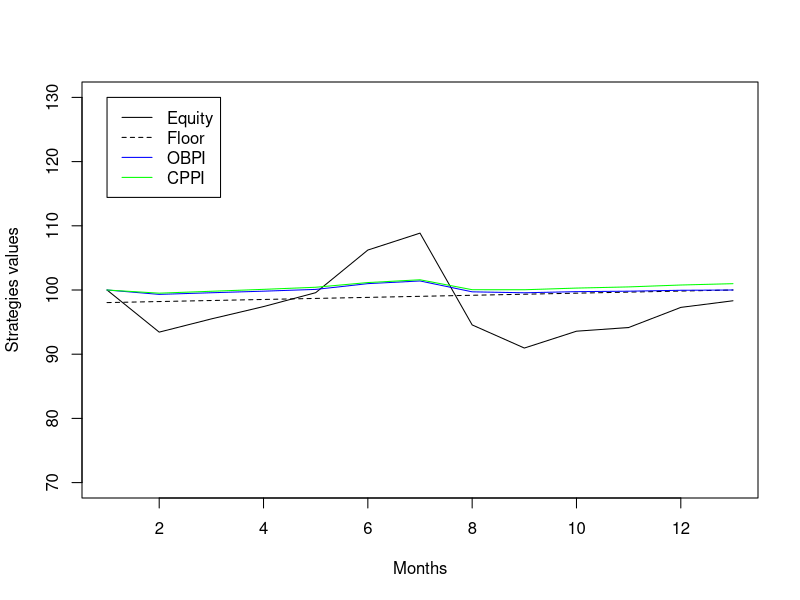
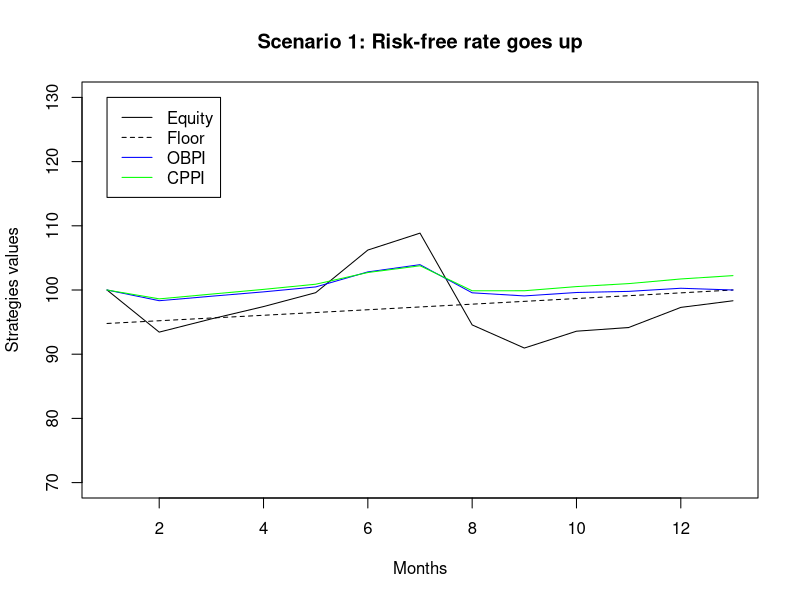
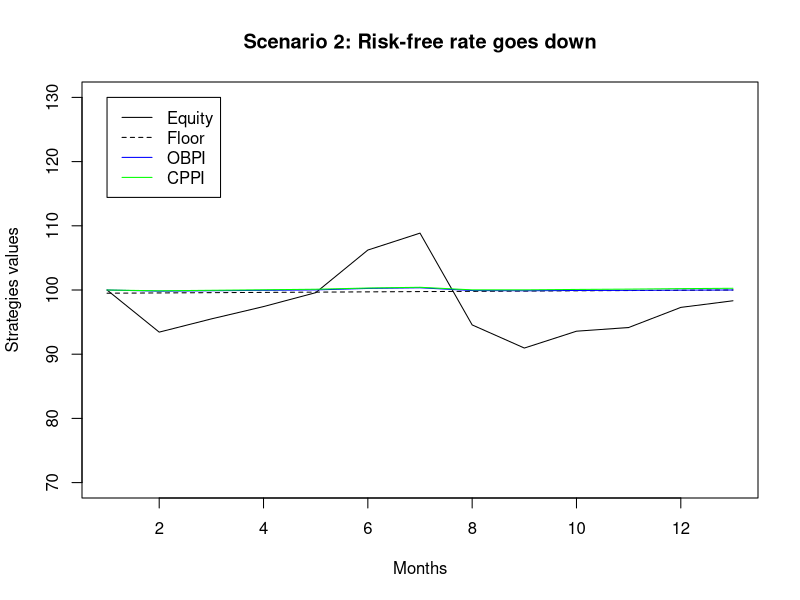
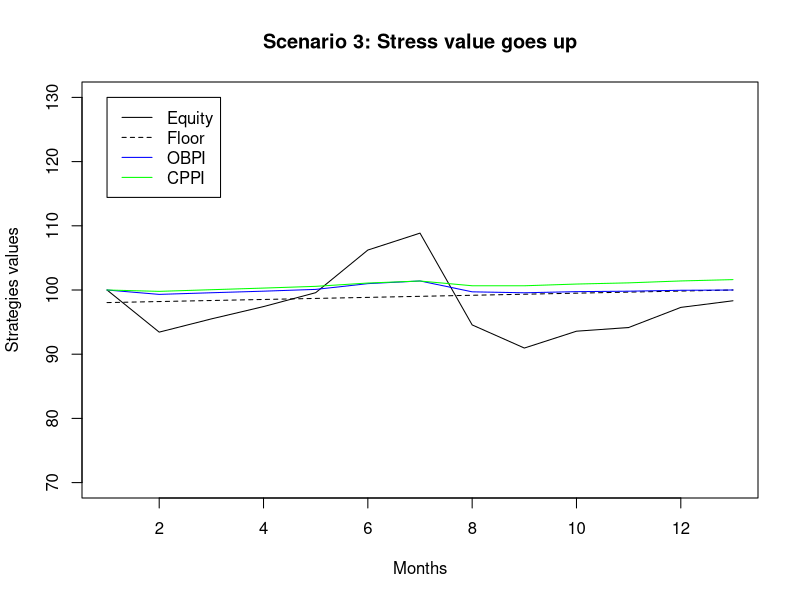
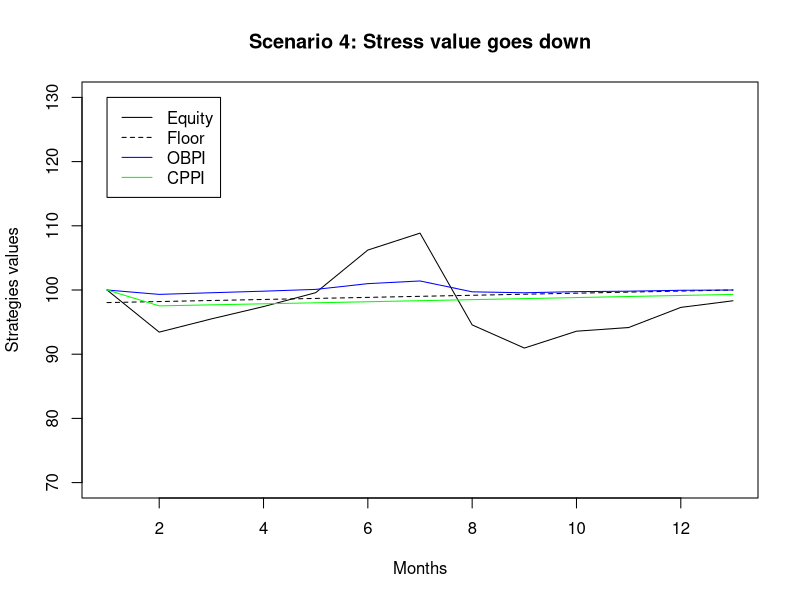

Generate these figures, in order, with R:


#Starting code values

#Packages
library(tidyverse)
library(scales)

# Initial variables
mu <- 0.05
sigma <- 0.20

# Simulation methodology
delta <- 1 / 12
mat <- 1
rf <- 0.02
strike <- 100
stress <- 0.20
tol <- 0

set.seed(1234)

n <- mat / delta
u <- runif(n)

# Moments on simulation path
rf1 <- (1 + rf) ^ delta - 1
mu1 <- (1 + mu) ^ delta - 1
sigma1 <- sigma * sqrt(delta)

# Stock simulation
r <- qnorm(u, mu1, sigma1)
rPRN <- qnorm(u, rf1, sigma1)

equity <- numeric(n + 1)
equityRNP <- numeric(n + 1)
equity[1] <- strike
equityRNP[1] <- strike

for (i in 1:n)
{
  equity[i + 1] <- equity[i] * (1 + r[i])
  equityRNP[i + 1] <- equityRNP[i] * (1 + rPRN[i])
}

# Volatility for equity
volatility <- sd(r)
volatility_RNP <- sd(rPRN)
print(paste("Initial Volatility: ", round(volatility * 100, 2), "%"))
print(paste("Initial Volatility: ", round(volatility * 100, 2), "%"))

# Call simulation
call <- numeric(n + 1)
call[n + 1] <- max(0, equityRNP[n + 1] - strike)

for (i in 1:n)
{
  d0 <-
    ((rf - sigma ^ 2 / 2) * (mat - (i - 1) * delta) + log(equityRNP[i] / strike)) /
    (sigma * sqrt(mat - (i - 1) * delta))
  d1 <- d0 + sigma * sqrt(mat - (i - 1) * delta)
  call[i] <-
    equityRNP[i] * pnorm(d1) - strike * exp(-rf * (mat - (i - 1) * delta)) *
    pnorm(d0)
}

# Floor simulation
floor <- numeric(n + 1)

for (i in 1:(n + 1))
{
  floor[i] <- strike / (1 + rf) ^ (mat - (i - 1) * delta)
}

# OBPI simulation
obpi_call <- numeric(n + 1)
obpi_call[1] <- strike
gearing <- (obpi_call[1] - floor[1]) / call[1]

for (i in 1:n)
{
  obpi_call[i + 1] <- floor[i + 1] + gearing * call[i + 1]
}

# CPPI simulation
cppi <- numeric(n + 1)
cushion <- numeric(n + 1)
multiplier <- numeric(n + 1)
expo_exante <- numeric(n + 1)
expo_expost <- numeric(n + 1)
cppi[1] <- strike
cushion[1] <- cppi[1] - floor[1]
multiplier[1] <- 1 / stress
expo_exante[1] <- multiplier[1] * cushion[1]
expo_expost[1] <- expo_exante[1]
boundary_inf <- multiplier[1] * (1 - tol)
boundary_sup <- multiplier[1] * (1 + tol)

for (i in 1:n)
{
  expo_exante[i + 1] <- expo_expost[i] * equity[i + 1] / equity[i]
  cppi[i + 1] <-
    expo_exante[i + 1] + (cppi[i] - expo_expost[i]) * floor[i + 1] / floor[i]
  cushion[i + 1] <- cppi[i + 1] - floor[i + 1]
  multiplier[i + 1] <- expo_exante[i + 1] / cushion[i + 1]
  expo_expost[i + 1] <-
    ifelse(
      multiplier[i + 1] < boundary_inf ||
        multiplier[i + 1] > boundary_sup,
      multiplier[1],
      multiplier[i + 1]
    ) * ifelse(cushion[i + 1] < 0, 0, cushion[i + 1])
}

plot(equity, type = 'l', ylab = 'Strategies values', xlab = 'Months', ylim = c(70, 130))
lines(floor, lty = 2)
lines(obpi_call, col = 'blue')
lines(cppi, col = 'green')
leg.txt <- c("Equity", "Floor", "OBPI", "CPPI")
legend(1, 130, leg.txt, col = c("black", "black", "blue", "green"), lty = c(1, 2, 1, 1))


##Scenario 1: Increase in interest rates 


# Initial variables
mu <- 0.05
sigma <- 0.20

# Simulation methodology
delta <- 1 / 12
mat <- 1
rf_1 <- 0.055
strike <- 100
stress <- 0.20
tol <- 0

set.seed(1234)

n <- mat / delta
u <- runif(n)

# Moments on simulation path
rf1 <- (1 + rf_1) ^ delta - 1
mu1 <- (1 + mu) ^ delta - 1
sigma1 <- sigma * sqrt(delta)

# Stock simulation
r <- qnorm(u, mu1, sigma1)
rPRN <- qnorm(u, rf1, sigma1)

equity <- numeric(n + 1)
equityRNP <- numeric(n + 1)
equity[1] <- strike
equityRNP[1] <- strike

for (i in 1:n)
{
  equity[i + 1] <- equity[i] * (1 + r[i])
  equityRNP[i + 1] <- equityRNP[i] * (1 + rPRN[i])
}

#Volatility for the stock under scenario one
volatility_1 <- sd(r)
print(paste("Scenario 1 Volatility: ", round(volatility_1 * 100, 2), "%"))


# Call simulation
call <- numeric(n + 1)
call[n + 1] <- max(0, equityRNP[n + 1] - strike)

for (i in 1:n)
{
  d0 <-
    ((rf_1 - sigma ^ 2 / 2) * (mat - (i - 1) * delta) + log(equityRNP[i] / strike)) /
    (sigma * sqrt(mat - (i - 1) * delta))
  d1 <- d0 + sigma * sqrt(mat - (i - 1) * delta)
  call[i] <-
    equityRNP[i] * pnorm(d1) - strike * exp(-rf_1 * (mat - (i - 1) * delta)) *
    pnorm(d0)
}

# Floor simulation
floor <- numeric(n + 1)

for (i in 1:(n + 1))
{
  floor[i] <- strike / (1 + rf_1) ^ (mat - (i - 1) * delta)
}

# OBPI simulation
obpi_call <- numeric(n + 1)
obpi_call[1] <- strike
gearing <- (obpi_call[1] - floor[1]) / call[1]

for (i in 1:n)
{
  obpi_call[i + 1] <- floor[i + 1] + gearing * call[i + 1]
}

# CPPI simulation
cppi <- numeric(n + 1)
cushion <- numeric(n + 1)
multiplier <- numeric(n + 1)
expo_exante <- numeric(n + 1)
expo_expost <- numeric(n + 1)
cppi[1] <- strike
cushion[1] <- cppi[1] - floor[1]
multiplier[1] <- 1 / stress
expo_exante[1] <- multiplier[1] * cushion[1]
expo_expost[1] <- expo_exante[1]
boundary_inf <- multiplier[1] * (1 - tol)
boundary_sup <- multiplier[1] * (1 + tol)

for (i in 1:n)
{
  expo_exante[i + 1] <- expo_expost[i] * equity[i + 1] / equity[i]
  cppi[i + 1] <-
    expo_exante[i + 1] + (cppi[i] - expo_expost[i]) * floor[i + 1] / floor[i]
  cushion[i + 1] <- cppi[i + 1] - floor[i + 1]
  multiplier[i + 1] <- expo_exante[i + 1] / cushion[i + 1]
  expo_expost[i + 1] <-
    ifelse(
      multiplier[i + 1] < boundary_inf ||
        multiplier[i + 1] > boundary_sup,
      multiplier[1],
      multiplier[i + 1]
    ) * ifelse(cushion[i + 1] < 0, 0, cushion[i + 1])
}

plot(equity, main = "Scenario 1: Risk-free rate goes up", type = 'l', ylab = 'Strategies values', xlab = 'Months', ylim = c(70, 130))
lines(floor, lty = 2)
lines(obpi_call, col = 'blue')
lines(cppi, col = 'green')
leg.txt <- c("Equity", "Floor", "OBPI", "CPPI")
legend(1, 130, leg.txt, col = c("black", "black", "blue", "green"), lty = c(1, 2, 1, 1))


##Scenario 2: Decrease in interest rates 

# Initial variables
mu <- 0.05
sigma <- 0.20

# Simulation methodology
delta <- 1 / 12
mat <- 1
rf_2 <- 0.005
strike <- 100
stress <- 0.20
tol <- 0

set.seed(1234)

n <- mat / delta
u <- runif(n)

# Moments on simulation path
rf1 <- (1 + rf_2) ^ delta - 1
mu1 <- (1 + mu) ^ delta - 1
sigma1 <- sigma * sqrt(delta)

# Stock simulation
r <- qnorm(u, mu1, sigma1)
rPRN <- qnorm(u, rf1, sigma1)

equity <- numeric(n + 1)
equityRNP <- numeric(n + 1)
equity[1] <- strike
equityRNP[1] <- strike

for (i in 1:n)
{
  equity[i + 1] <- equity[i] * (1 + r[i])
  equityRNP[i + 1] <- equityRNP[i] * (1 + rPRN[i])
}


#Volatility for the stock under scenario two
volatility_2 <- sd(r)
print(paste("Scenario 1 Volatility: ", round(volatility_1 * 100, 2), "%"))


# Call simulation
call <- numeric(n + 1)
call[n + 1] <- max(0, equityRNP[n + 1] - strike)

for (i in 1:n)
{
  d0 <-
    ((rf_2 - sigma ^ 2 / 2) * (mat - (i - 1) * delta) + log(equityRNP[i] / strike)) /
    (sigma * sqrt(mat - (i - 1) * delta))
  d1 <- d0 + sigma * sqrt(mat - (i - 1) * delta)
  call[i] <-
    equityRNP[i] * pnorm(d1) - strike * exp(-rf_2 * (mat - (i - 1) * delta)) *
    pnorm(d0)
}

# Floor simulation
floor <- numeric(n + 1)

for (i in 1:(n + 1))
{
  floor[i] <- strike / (1 + rf_2) ^ (mat - (i - 1) * delta)
}

# OBPI simulation
obpi_call <- numeric(n + 1)
obpi_call[1] <- strike
gearing <- (obpi_call[1] - floor[1]) / call[1]

for (i in 1:n)
{
  obpi_call[i + 1] <- floor[i + 1] + gearing * call[i + 1]
}

# CPPI simulation
cppi <- numeric(n + 1)
cushion <- numeric(n + 1)
multiplier <- numeric(n + 1)
expo_exante <- numeric(n + 1)
expo_expost <- numeric(n + 1)
cppi[1] <- strike
cushion[1] <- cppi[1] - floor[1]
multiplier[1] <- 1 / stress
expo_exante[1] <- multiplier[1] * cushion[1]
expo_expost[1] <- expo_exante[1]
boundary_inf <- multiplier[1] * (1 - tol)
boundary_sup <- multiplier[1] * (1 + tol)

for (i in 1:n)
{
  expo_exante[i + 1] <- expo_expost[i] * equity[i + 1] / equity[i]
  cppi[i + 1] <-
    expo_exante[i + 1] + (cppi[i] - expo_expost[i]) * floor[i + 1] / floor[i]
  cushion[i + 1] <- cppi[i + 1] - floor[i + 1]
  multiplier[i + 1] <- expo_exante[i + 1] / cushion[i + 1]
  expo_expost[i + 1] <-
    ifelse(
      multiplier[i + 1] < boundary_inf ||
        multiplier[i + 1] > boundary_sup,
      multiplier[1],
      multiplier[i + 1]
    ) * ifelse(cushion[i + 1] < 0, 0, cushion[i + 1])
}

plot(equity, main = "Scenario 2: Risk-free rate goes down", type = 'l', ylab = 'Strategies values', xlab = 'Months', ylim = c(70, 130))
lines(floor, lty = 2)
lines(obpi_call, col = 'blue')
lines(cppi, col = 'green')
leg.txt <- c("Equity", "Floor", "OBPI", "CPPI")
legend(1, 130, leg.txt, col = c("black", "black", "blue", "green"), lty = c(1, 2, 1, 1))



##Scenario 3: Stress value goes up

#Packages
library(tidyverse)
library(scales)

# Initial variables
mu <- 0.05
sigma <- 0.20

# Simulation methodology
delta <- 1 / 12
mat <- 1
rf <- 0.02
strike <- 100
stress_1 <- 0.35
tol <- 0

set.seed(1234)

n <- mat / delta
u <- runif(n)

# Moments on simulation path
rf1 <- (1 + rf) ^ delta - 1
mu1 <- (1 + mu) ^ delta - 1
sigma1 <- sigma * sqrt(delta)

# Stock simulation
r <- qnorm(u, mu1, sigma1)
rPRN <- qnorm(u, rf1, sigma1)

equity <- numeric(n + 1)
equityRNP <- numeric(n + 1)
equity[1] <- strike
equityRNP[1] <- strike

for (i in 1:n)
{
  equity[i + 1] <- equity[i] * (1 + r[i])
  equityRNP[i + 1] <- equityRNP[i] * (1 + rPRN[i])
}

# Call simulation
call <- numeric(n + 1)
call[n + 1] <- max(0, equityRNP[n + 1] - strike)

for (i in 1:n)
{
  d0 <-
    ((rf - sigma ^ 2 / 2) * (mat - (i - 1) * delta) + log(equityRNP[i] / strike)) /
    (sigma * sqrt(mat - (i - 1) * delta))
  d1 <- d0 + sigma * sqrt(mat - (i - 1) * delta)
  call[i] <-
    equityRNP[i] * pnorm(d1) - strike * exp(-rf * (mat - (i - 1) * delta)) *
    pnorm(d0)
}

# Floor simulation
floor <- numeric(n + 1)

for (i in 1:(n + 1))
{
  floor[i] <- strike / (1 + rf) ^ (mat - (i - 1) * delta)
}

# OBPI simulation
obpi_call <- numeric(n + 1)
obpi_call[1] <- strike
gearing <- (obpi_call[1] - floor[1]) / call[1]

for (i in 1:n)
{
  obpi_call[i + 1] <- floor[i + 1] + gearing * call[i + 1]
}

# CPPI simulation
cppi <- numeric(n + 1)
cushion <- numeric(n + 1)
multiplier <- numeric(n + 1)
expo_exante <- numeric(n + 1)
expo_expost <- numeric(n + 1)
cppi[1] <- strike
cushion[1] <- cppi[1] - floor[1]
multiplier[1] <- 1 / stress_1
expo_exante[1] <- multiplier[1] * cushion[1]
expo_expost[1] <- expo_exante[1]
boundary_inf <- multiplier[1] * (1 - tol)
boundary_sup <- multiplier[1] * (1 + tol)

for (i in 1:n)
{
  expo_exante[i + 1] <- expo_expost[i] * equity[i + 1] / equity[i]
  cppi[i + 1] <-
    expo_exante[i + 1] + (cppi[i] - expo_expost[i]) * floor[i + 1] / floor[i]
  cushion[i + 1] <- cppi[i + 1] - floor[i + 1]
  multiplier[i + 1] <- expo_exante[i + 1] / cushion[i + 1]
  expo_expost[i + 1] <-
    ifelse(
      multiplier[i + 1] < boundary_inf ||
        multiplier[i + 1] > boundary_sup,
      multiplier[1],
      multiplier[i + 1]
    ) * ifelse(cushion[i + 1] < 0, 0, cushion[i + 1])
}

plot(equity, main = "Scenario 3: Stress value goes up", type = 'l', ylab = 'Strategies values', xlab = 'Months', ylim = c(70, 130))
lines(floor, lty = 2)
lines(obpi_call, col = 'blue')
lines(cppi, col = 'green')
leg.txt <- c("Equity", "Floor", "OBPI", "CPPI")
legend(1, 130, leg.txt, col = c("black", "black", "blue", "green"), lty = c(1, 2, 1, 1))


##Scenario 4: Stress value go down

# Initial variables
mu <- 0.05
sigma <- 0.20

# Simulation methodology
delta <- 1 / 12
mat <- 1
rf <- 0.02
strike <- 100
stress_2 <- 0.05
tol <- 0

set.seed(1234)

n <- mat / delta
u <- runif(n)

# Moments on simulation path
rf1 <- (1 + rf) ^ delta - 1
mu1 <- (1 + mu) ^ delta - 1
sigma1 <- sigma * sqrt(delta)

# Stock simulation
r <- qnorm(u, mu1, sigma1)
rPRN <- qnorm(u, rf1, sigma1)

equity <- numeric(n + 1)
equityRNP <- numeric(n + 1)
equity[1] <- strike
equityRNP[1] <- strike

for (i in 1:n)
{
  equity[i + 1] <- equity[i] * (1 + r[i])
  equityRNP[i + 1] <- equityRNP[i] * (1 + rPRN[i])
}

# Call simulation
call <- numeric(n + 1)
call[n + 1] <- max(0, equityRNP[n + 1] - strike)

for (i in 1:n)
{
  d0 <-
    ((rf - sigma ^ 2 / 2) * (mat - (i - 1) * delta) + log(equityRNP[i] / strike)) /
    (sigma * sqrt(mat - (i - 1) * delta))
  d1 <- d0 + sigma * sqrt(mat - (i - 1) * delta)
  call[i] <-
    equityRNP[i] * pnorm(d1) - strike * exp(-rf * (mat - (i - 1) * delta)) *
    pnorm(d0)
}

# Floor simulation
floor <- numeric(n + 1)

for (i in 1:(n + 1))
{
  floor[i] <- strike / (1 + rf) ^ (mat - (i - 1) * delta)
}

# OBPI simulation
obpi_call <- numeric(n + 1)
obpi_call[1] <- strike
gearing <- (obpi_call[1] - floor[1]) / call[1]

for (i in 1:n)
{
  obpi_call[i + 1] <- floor[i + 1] + gearing * call[i + 1]
}

# CPPI simulation
cppi <- numeric(n + 1)
cushion <- numeric(n + 1)
multiplier <- numeric(n + 1)
expo_exante <- numeric(n + 1)
expo_expost <- numeric(n + 1)
cppi[1] <- strike
cushion[1] <- cppi[1] - floor[1]
multiplier[1] <- 1 / stress_2
expo_exante[1] <- multiplier[1] * cushion[1]
expo_expost[1] <- expo_exante[1]
boundary_inf <- multiplier[1] * (1 - tol)
boundary_sup <- multiplier[1] * (1 + tol)

for (i in 1:n)
{
  expo_exante[i + 1] <- expo_expost[i] * equity[i + 1] / equity[i]
  cppi[i + 1] <-
    expo_exante[i + 1] + (cppi[i] - expo_expost[i]) * floor[i + 1] / floor[i]
  cushion[i + 1] <- cppi[i + 1] - floor[i + 1]
  multiplier[i + 1] <- expo_exante[i + 1] / cushion[i + 1]
  expo_expost[i + 1] <-
    ifelse(
      multiplier[i + 1] < boundary_inf ||
        multiplier[i + 1] > boundary_sup,
      multiplier[1],
      multiplier[i + 1]
    ) * ifelse(cushion[i + 1] < 0, 0, cushion[i + 1])
}

plot(equity, main = "Scenario 4: Stress value goes down", type = 'l', ylab = 'Strategies values', xlab = 'Months', ylim = c(70, 130))
lines(floor, lty = 2)
lines(obpi_call, col = 'blue')
lines(cppi, col = 'green')
leg.txt <- c("Equity", "Floor", "OBPI", "CPPI")
legend(1, 130, leg.txt, col = c("black", "black", "blue", "green"), lty = c(1, 2, 1, 1))

